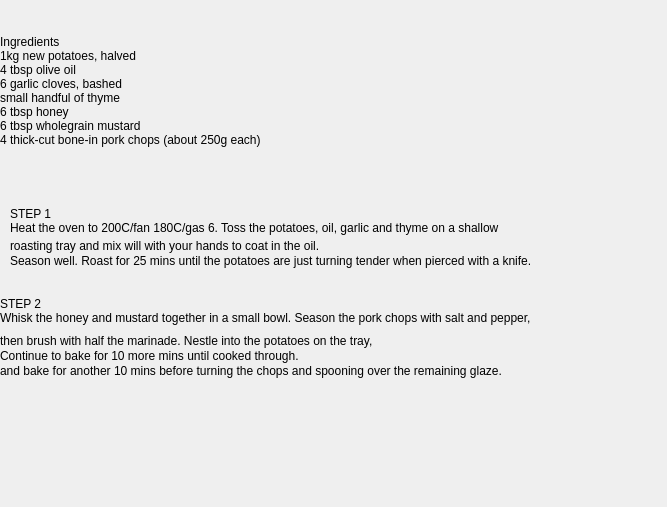
<?xml version="1.0" encoding="UTF-8"?>
<ui version="4.0">
 <class>porkchop</class>
 <widget class="QDialog" name="porkchop">
  <property name="geometry">
   <rect>
    <x>0</x>
    <y>0</y>
    <width>667</width>
    <height>507</height>
   </rect>
  </property>
  <property name="windowTitle">
   <string>Dialog</string>
  </property>
  <widget class="QLabel" name="label">
   <property name="geometry">
    <rect>
     <x>0</x>
     <y>-10</y>
     <width>401</width>
     <height>201</height>
    </rect>
   </property>
   <property name="text">
    <string>Ingredients
1kg new potatoes, halved
4 tbsp olive oil
6 garlic cloves, bashed
small handful of thyme
6 tbsp honey
6 tbsp wholegrain mustard
4 thick-cut bone-in pork chops (about 250g each)</string>
   </property>
  </widget>
  <widget class="QLabel" name="label_2">
   <property name="geometry">
    <rect>
     <x>10</x>
     <y>90</y>
     <width>801</width>
     <height>261</height>
    </rect>
   </property>
   <property name="text">
    <string>STEP 1
Heat the oven to 200C/fan 180C/gas 6. Toss the potatoes, oil, garlic and thyme on a shallow</string>
   </property>
  </widget>
  <widget class="QLabel" name="label_3">
   <property name="geometry">
    <rect>
     <x>10</x>
     <y>200</y>
     <width>531</width>
     <height>91</height>
    </rect>
   </property>
   <property name="text">
    <string>roasting tray and mix will with your hands to coat in the oil.</string>
   </property>
  </widget>
  <widget class="QLabel" name="label_4">
   <property name="geometry">
    <rect>
     <x>10</x>
     <y>230</y>
     <width>661</width>
     <height>61</height>
    </rect>
   </property>
   <property name="text">
    <string>Season well. Roast for 25 mins until the potatoes are just turning tender when pierced with a knife.</string>
   </property>
  </widget>
  <widget class="QLabel" name="label_5">
   <property name="geometry">
    <rect>
     <x>0</x>
     <y>200</y>
     <width>671</width>
     <height>221</height>
    </rect>
   </property>
   <property name="text">
    <string>STEP 2
Whisk the honey and mustard together in a small bowl. Season the pork chops with salt and pepper,</string>
   </property>
  </widget>
  <widget class="QLabel" name="label_6">
   <property name="geometry">
    <rect>
     <x>0</x>
     <y>300</y>
     <width>701</width>
     <height>81</height>
    </rect>
   </property>
   <property name="text">
    <string>then brush with half the marinade. Nestle into the potatoes on the tray,</string>
   </property>
  </widget>
  <widget class="QLabel" name="label_7">
   <property name="geometry">
    <rect>
     <x>0</x>
     <y>320</y>
     <width>691</width>
     <height>101</height>
    </rect>
   </property>
   <property name="text">
    <string>and bake for another 10 mins before turning the chops and spooning over the remaining glaze.</string>
   </property>
  </widget>
  <widget class="QLabel" name="label_8">
   <property name="geometry">
    <rect>
     <x>0</x>
     <y>300</y>
     <width>691</width>
     <height>111</height>
    </rect>
   </property>
   <property name="text">
    <string>Continue to bake for 10 more mins until cooked through.</string>
   </property>
  </widget>
  <widget class="QLabel" name="label_9">
   <property name="geometry">
    <rect>
     <x>-40</x>
     <y>-10</y>
     <width>781</width>
     <height>521</height>
    </rect>
   </property>
   <property name="styleSheet">
    <string notr="true">#label_9{
border-image: url(:/QTImages/background3.jpg);
}</string>
   </property>
   <property name="text">
    <string/>
   </property>
  </widget>
  <zorder>label_9</zorder>
  <zorder>label</zorder>
  <zorder>label_2</zorder>
  <zorder>label_3</zorder>
  <zorder>label_4</zorder>
  <zorder>label_5</zorder>
  <zorder>label_6</zorder>
  <zorder>label_7</zorder>
  <zorder>label_8</zorder>
 </widget>
 <resources/>
 <connections/>
</ui>
